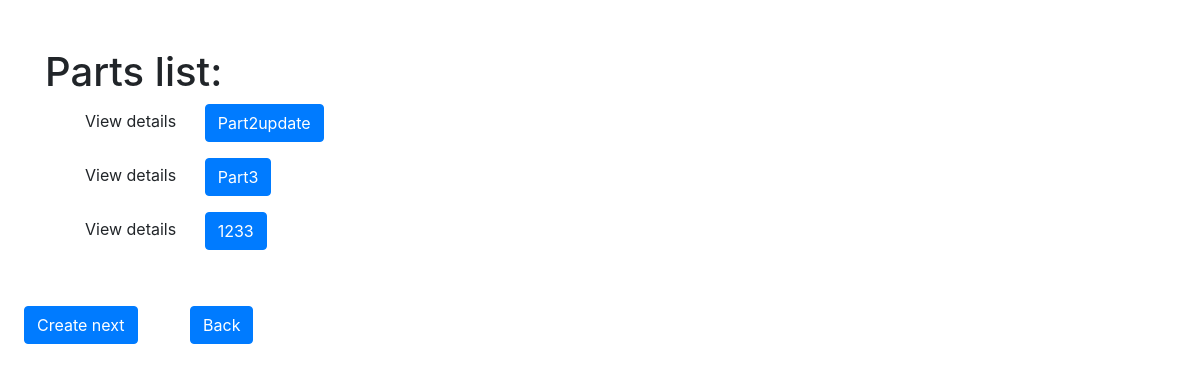
The app's page /parts/, older data.
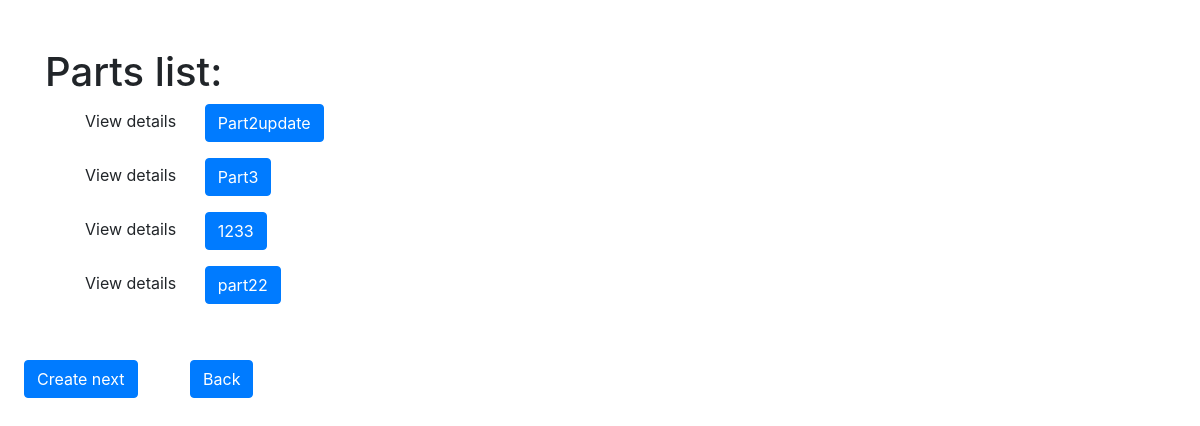
The same page, newer data.
### store/models.py (models this page shows)
class Part(models.Model):
    serial_number = models.CharField(max_length=100, unique=True)
    name = models.CharField(max_length=100)
    description = models.TextField()
    category = models.ForeignKey(Category, on_delete=models.PROTECT)
    quantity = models.IntegerField()
    price = models.FloatField()
    location = models.ForeignKey(Location, on_delete=models.CASCADE)

### store/views.py (the view)
# urls.py: path('parts/', PartListView.as_view(), name='part-list'),
class PartListView(View):
    def get(self, request):
        parts = Part.objects.all()
        locations = Location.objects.all()
        return render(request, 'part_list.html', {'parts': parts, 'locations': locations})

### templates/part_list.html
{% extends 'base.html' %}
{% block content %}
        <div class="container mt-5 mb-3">
        <h1>Parts list:</h1>
        {% for part in parts %}
            <ul>View details
                <a href="{% url 'part-detail' part.id %}" class="btn btn-primary mx-4">{{ part.name }} </a>
            </ul>
        {% endfor %}<br>
        </div>
    <a href="{% url 'category-create' %}" class="btn btn-primary mx-4">Create next</a>
    <a href="{% url 'landing-page' %}" class="btn btn-primary mx-4">Back</a>
{% endblock %}

Row changes from the older to the newer data that the page shows:
added Part: name "part22"
